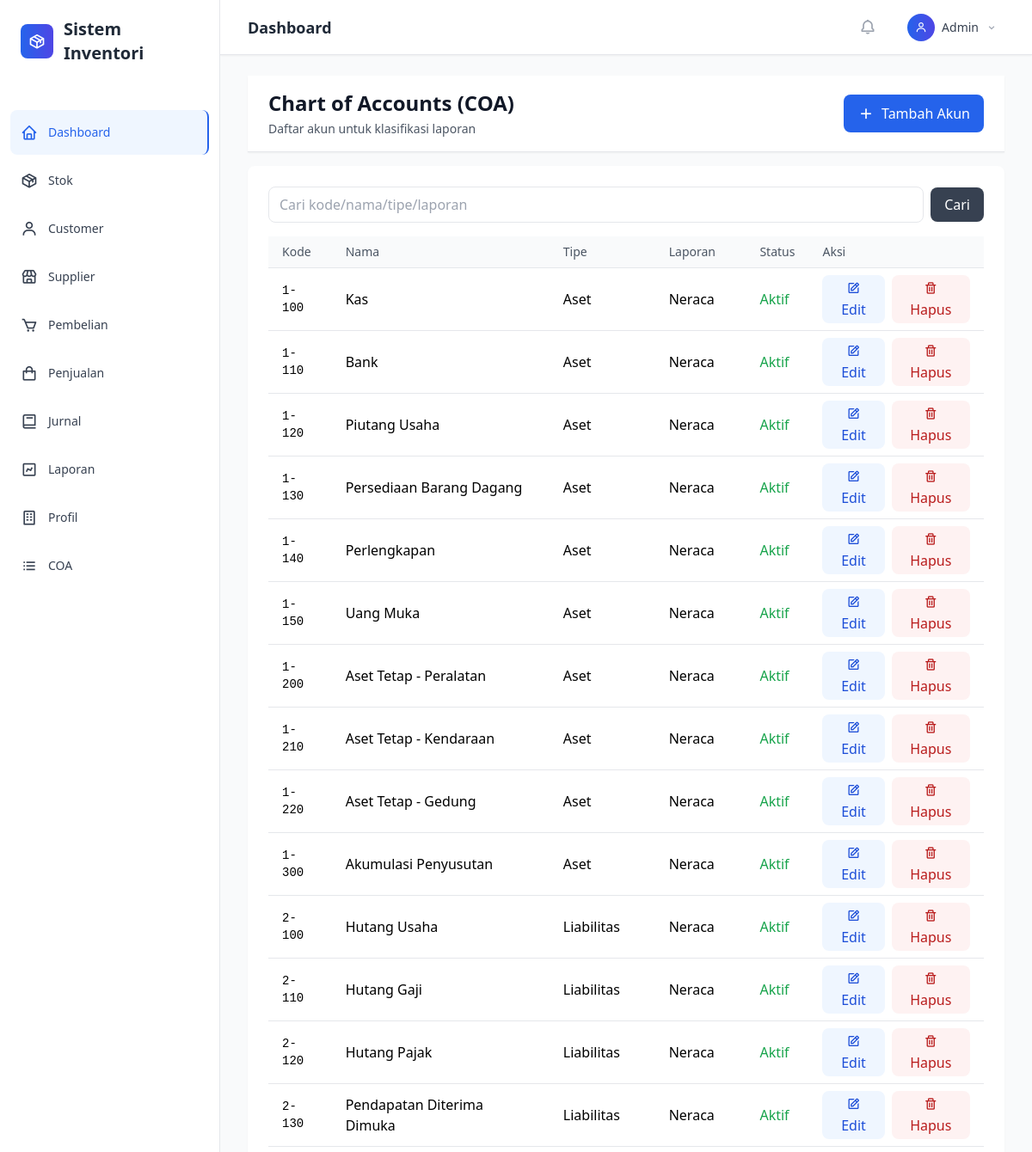
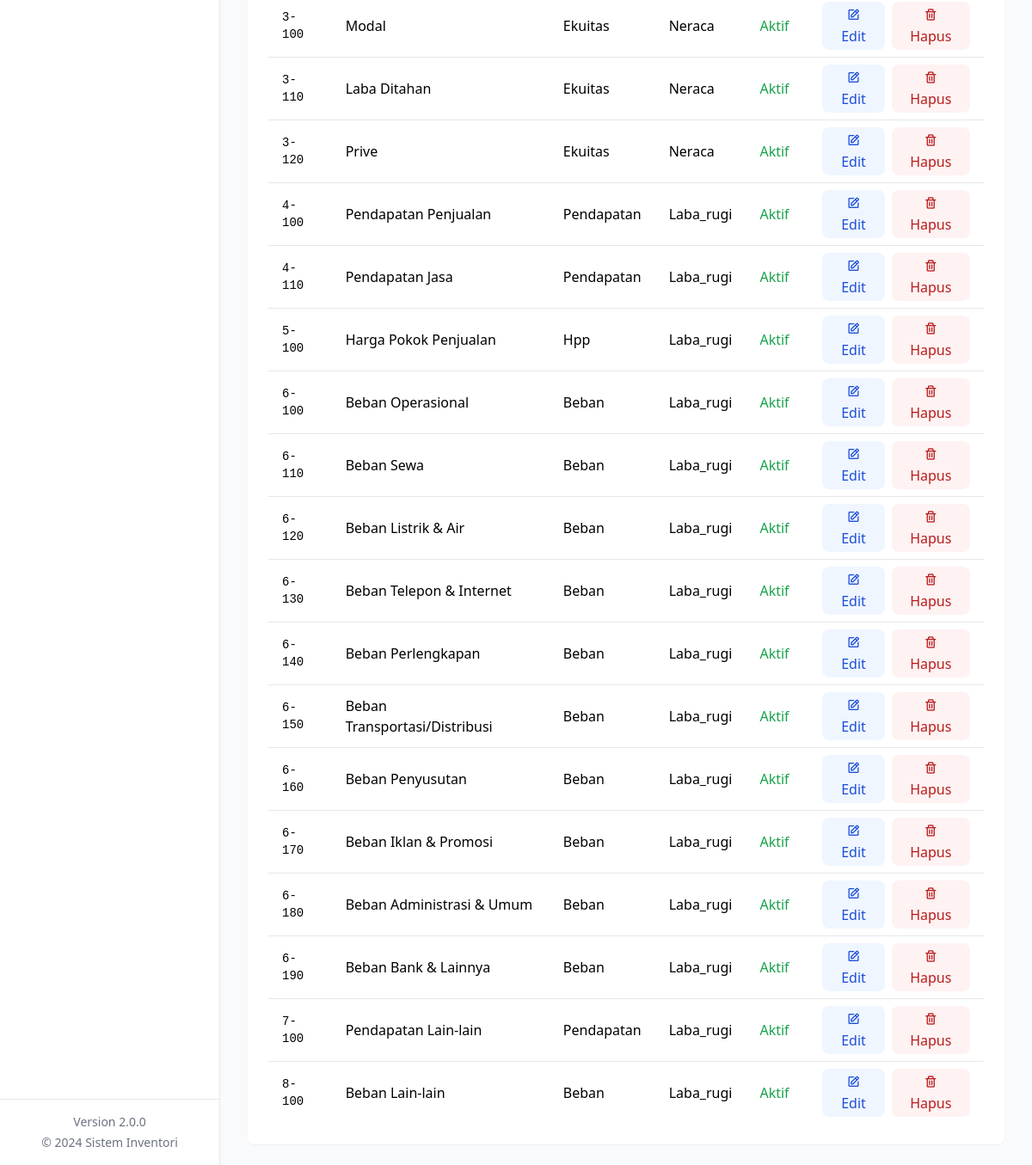
Page /?page=coa on the committed database (2 pictures, top to bottom).
### tables this page shows
CREATE TABLE coa (
    id INTEGER PRIMARY KEY AUTOINCREMENT,
    kode TEXT UNIQUE NOT NULL,
    nama TEXT NOT NULL,
    tipe TEXT NOT NULL,       -- aset | liabilitas | ekuitas | pendapatan | beban | hpp
    laporan TEXT NOT NULL,    -- neraca | laba_rugi
    aktif INTEGER DEFAULT 1,
    created_at DATETIME DEFAULT CURRENT_TIMESTAMP,
    updated_at DATETIME DEFAULT CURRENT_TIMESTAMP
);

### classes/Database.php (called while the page is built, shortened)
<?php
class Database {
    private $pdo;
    private static $instance = null;
    private function __construct() {
        try {
            $this->pdo = new PDO('sqlite:' . DB_FILE);
            $this->pdo->setAttribute(PDO::ATTR_ERRMODE, PDO::ERRMODE_EXCEPTION);
            $this->pdo->exec('PRAGMA foreign_keys = ON;');
            $this->initializeTables();
        } catch (Exception $e) {
            if (DEBUG_MODE) {
                die('Database Error: ' . $e->getMessage());
            } else {
                die('Database connection failed. Please contact administrator.');
            }
        }
    }
    public static function getInstance() {
        if (self::$instance === null) {
            self::$instance = new self();
        }
        return self::$instance;
    }
    private function initializeTables() {
        if (file_exists(INIT_SQL)) {
            $sql = file_get_contents(INIT_SQL);
            $stmts = array_filter(array_map('trim', explode(';', $sql)));
            foreach ($stmts as $stmt) {
                if ($stmt) {
                    $this->pdo->exec($stmt);
                }
            }
        }
        $this->createProfileTable();
    }
    private function createProfileTable() {
        $sql = "CREATE TABLE IF NOT EXISTS profil_perusahaan (
            id INTEGER PRIMARY KEY AUTOINCREMENT,
            nama_perusahaan TEXT NOT NULL,
            alamat TEXT,
            telepon TEXT,
            email TEXT,
            website TEXT,
            logo TEXT,
            npwp TEXT,
            created_at DATETIME DEFAULT CURRENT_TIMESTAMP,
            updated_at DATETIME DEFAULT CURRENT_TIMESTAMP
        )";
        $this->pdo->exec($sql);
        $stmt = $this->pdo->prepare("SELECT COUNT(*) FROM profil_perusahaan");
        $stmt->execute();
    }
    public function query($sql, $params = []) {
        try {
            $stmt = $this->pdo->prepare($sql);
            $stmt->execute($params);
            return $stmt;
        } catch (Exception $e) {
            if (DEBUG_MODE) {
                throw new Exception('Query Error: ' . $e->getMessage());
            } else {
                throw new Exception('Database operation failed.');
            }
        }
    }
    public function fetchAll($sql, $params = []) {
        return $this->query($sql, $params)->fetchAll(PDO::FETCH_ASSOC);
    }
}
?>

### views/coa/index.php (the view, shortened to what this page needs)
<?php
$search = $_GET['search'] ?? '';
$where = '';
$params = [];
$rows = $db->fetchAll("SELECT * FROM coa $where ORDER BY kode ASC", $params);
?>
<div class="bg-white shadow-sm border-b border-gray-200">
    <div class="px-6 py-4 flex items-center justify-between">
        <div>
            <h1 class="text-2xl font-bold text-gray-900">Chart of Accounts (COA)</h1>
            <p class="text-sm text-gray-600 mt-1">Daftar akun untuk klasifikasi laporan</p>
        </div>
        <button onclick="openTambah()" class="bg-blue-600 hover:bg-blue-700 text-white px-4 py-2 rounded-lg flex items-center space-x-2">
            <i class='bx bx-plus text-xl'></i><span>Tambah Akun</span>
        </button>
    </div>
</div>
<div class="bg-white p-6 mt-4 rounded-lg shadow-sm">
    <div class="flex items-center space-x-2 mb-4">
        <input id="searchInput" value="<?php echo htmlspecialchars($search); ?>" placeholder="Cari kode/nama/tipe/laporan" class="flex-1 px-3 py-2 border rounded-lg" />
        <button onclick="performSearch()" class="px-4 py-2 bg-gray-700 text-white rounded-lg">Cari</button>
    </div>
    <div class="overflow-x-auto">
        <table class="min-w-full divide-y divide-gray-200">
            <thead class="bg-gray-50">
                <tr>
                    <th class="px-4 py-2 text-left text-sm font-medium text-gray-600">Kode</th>
                    <th class="px-4 py-2 text-left text-sm font-medium text-gray-600">Nama</th>
                    <th class="px-4 py-2 text-left text-sm font-medium text-gray-600">Tipe</th>
                    <th class="px-4 py-2 text-left text-sm font-medium text-gray-600">Laporan</th>
                    <th class="px-4 py-2 text-left text-sm font-medium text-gray-600">Status</th>
                    <th class="px-4 py-2 text-left text-sm font-medium text-gray-600">Aksi</th>
                </tr>
            </thead>
            <tbody class="divide-y divide-gray-200 bg-white">
                <?php if (empty($rows)): ?>
                    <tr><td colspan="6" class="px-4 py-6 text-center text-gray-500">Belum ada akun</td></tr>
                <?php else: foreach ($rows as $r): ?>
                    <tr class="hover:bg-gray-50">
                        <td class="px-4 py-2 font-mono text-sm"><?php echo htmlspecialchars($r['kode']); ?></td>
                        <td class="px-4 py-2"><?php echo htmlspecialchars($r['nama']); ?></td>
                        <td class="px-4 py-2 capitalize"><?php echo htmlspecialchars($r['tipe']); ?></td>
                        <td class="px-4 py-2 capitalize"><?php echo htmlspecialchars($r['laporan']); ?></td>
                        <td class="px-4 py-2"><?php echo ((int)$r['aktif'] === 1) ? '<span class="text-green-600">Aktif</span>' : '<span class="text-gray-500">Nonaktif</span>'; ?></td>
                        <td class="px-4 py-2">
                            <div class="flex items-center space-x-2">
                                <button onclick="edit(<?php echo (int)$r['id']; ?>)" class="px-3 py-1 bg-blue-50 text-blue-700 rounded-lg"><i class='bx bx-edit'></i> Edit</button>
                                <button onclick="hapus(<?php echo (int)$r['id']; ?>)" class="px-3 py-1 bg-red-50 text-red-700 rounded-lg"><i class='bx bx-trash'></i> Hapus</button>
                            </div>
                        </td>
                    </tr>
                <?php endforeach; endif; ?>
            </tbody>
        </table>
    </div>
</div>

### rows in the picture
coa: kode "1-100", nama "Kas", tipe "Aset", laporan "Neraca", aktif "Aktif"
coa: kode "1-110", nama "Bank", tipe "Aset", laporan "Neraca", aktif "Aktif"
coa: kode "1-120", nama "Piutang Usaha", tipe "Aset", laporan "Neraca", aktif "Aktif"
coa: kode "1-130", nama "Persediaan Barang Dagang", tipe "Aset", laporan "Neraca", aktif "Aktif"
coa: kode "1-140", nama "Perlengkapan", tipe "Aset", laporan "Neraca", aktif "Aktif"
coa: kode "1-150", nama "Uang Muka", tipe "Aset", laporan "Neraca", aktif "Aktif"
coa: kode "1-200", nama "Aset Tetap - Peralatan", tipe "Aset", laporan "Neraca", aktif "Aktif"
coa: kode "1-210", nama "Aset Tetap - Kendaraan", tipe "Aset", laporan "Neraca", aktif "Aktif"
coa: kode "1-220", nama "Aset Tetap - Gedung", tipe "Aset", laporan "Neraca", aktif "Aktif"
coa: kode "1-300", nama "Akumulasi Penyusutan", tipe "Aset", laporan "Neraca", aktif "Aktif"
coa: kode "2-100", nama "Hutang Usaha", tipe "Liabilitas", laporan "Neraca", aktif "Aktif"
coa: kode "2-110", nama "Hutang Gaji", tipe "Liabilitas", laporan "Neraca", aktif "Aktif"
coa: kode "2-120", nama "Hutang Pajak", tipe "Liabilitas", laporan "Neraca", aktif "Aktif"
coa: kode "2-130", nama "Pendapatan Diterima Dimuka", tipe "Liabilitas", laporan "Neraca", aktif "Aktif"
coa: kode "3-100", nama "Modal", tipe "Ekuitas", laporan "Neraca", aktif "Aktif"
coa: kode "3-110", nama "Laba Ditahan", tipe "Ekuitas", laporan "Neraca", aktif "Aktif"
coa: kode "3-120", nama "Prive", tipe "Ekuitas", laporan "Neraca", aktif "Aktif"
coa: kode "4-100", nama "Pendapatan Penjualan", tipe "Pendapatan", laporan "Laba_rugi", aktif "Aktif"
coa: kode "4-110", nama "Pendapatan Jasa", tipe "Pendapatan", laporan "Laba_rugi", aktif "Aktif"
coa: kode "5-100", nama "Harga Pokok Penjualan", tipe "Hpp", laporan "Laba_rugi", aktif "Aktif"
coa: kode "6-100", nama "Beban Operasional", tipe "Beban", laporan "Laba_rugi", aktif "Aktif"
coa: kode "6-110", nama "Beban Sewa", tipe "Beban", laporan "Laba_rugi", aktif "Aktif"
coa: kode "6-120", nama "Beban Listrik & Air", tipe "Beban", laporan "Laba_rugi", aktif "Aktif"
coa: kode "6-130", nama "Beban Telepon & Internet", tipe "Beban", laporan "Laba_rugi", aktif "Aktif"
coa: kode "6-140", nama "Beban Perlengkapan", tipe "Beban", laporan "Laba_rugi", aktif "Aktif"
coa: kode "6-150", nama "Beban Transportasi/Distribusi", tipe "Beban", laporan "Laba_rugi", aktif "Aktif"
coa: kode "6-160", nama "Beban Penyusutan", tipe "Beban", laporan "Laba_rugi", aktif "Aktif"
coa: kode "6-170", nama "Beban Iklan & Promosi", tipe "Beban", laporan "Laba_rugi", aktif "Aktif"
coa: kode "6-180", nama "Beban Administrasi & Umum", tipe "Beban", laporan "Laba_rugi", aktif "Aktif"
coa: kode "6-190", nama "Beban Bank & Lainnya", tipe "Beban", laporan "Laba_rugi", aktif "Aktif"
coa: kode "7-100", nama "Pendapatan Lain-lain", tipe "Pendapatan", laporan "Laba_rugi", aktif "Aktif"
coa: kode "8-100", nama "Beban Lain-lain", tipe "Beban", laporan "Laba_rugi", aktif "Aktif"

### other values in the picture
APP_NAME "Sistem Inventori"
APP_VERSION "2.0.0"
$pageTitles[$page] "Dashboard"
